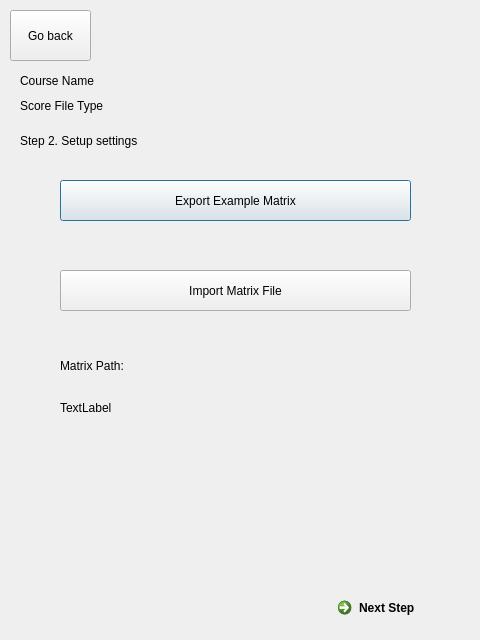
<?xml version="1.0" encoding="UTF-8"?>
<ui version="4.0">
 <class>Dialog</class>
 <widget class="QDialog" name="Dialog">
  <property name="geometry">
   <rect>
    <x>0</x>
    <y>0</y>
    <width>480</width>
    <height>640</height>
   </rect>
  </property>
  <property name="windowTitle">
   <string>Dialog</string>
  </property>
  <widget class="QLabel" name="label">
   <property name="geometry">
    <rect>
     <x>20</x>
     <y>120</y>
     <width>231</width>
     <height>41</height>
    </rect>
   </property>
   <property name="text">
    <string>Step 2. Setup settings</string>
   </property>
  </widget>
  <widget class="QPushButton" name="pushButton">
   <property name="geometry">
    <rect>
     <x>60</x>
     <y>180</y>
     <width>351</width>
     <height>41</height>
    </rect>
   </property>
   <property name="text">
    <string>Export Example Matrix</string>
   </property>
  </widget>
  <widget class="QPushButton" name="pushButton_2">
   <property name="geometry">
    <rect>
     <x>60</x>
     <y>270</y>
     <width>351</width>
     <height>41</height>
    </rect>
   </property>
   <property name="text">
    <string>Import Matrix File</string>
   </property>
  </widget>
  <widget class="QLabel" name="label_2">
   <property name="geometry">
    <rect>
     <x>60</x>
     <y>350</y>
     <width>141</width>
     <height>31</height>
    </rect>
   </property>
   <property name="text">
    <string>Matrix Path:</string>
   </property>
  </widget>
  <widget class="QLabel" name="label_3">
   <property name="geometry">
    <rect>
     <x>60</x>
     <y>400</y>
     <width>60</width>
     <height>16</height>
    </rect>
   </property>
   <property name="text">
    <string>TextLabel</string>
   </property>
  </widget>
  <widget class="QCommandLinkButton" name="commandLinkButton_3">
   <property name="geometry">
    <rect>
     <x>330</x>
     <y>590</y>
     <width>151</width>
     <height>41</height>
    </rect>
   </property>
   <property name="text">
    <string>Next Step</string>
   </property>
  </widget>
  <widget class="QLabel" name="label_courseName">
   <property name="geometry">
    <rect>
     <x>20</x>
     <y>70</y>
     <width>111</width>
     <height>21</height>
    </rect>
   </property>
   <property name="text">
    <string>Course Name</string>
   </property>
  </widget>
  <widget class="QLabel" name="label_scoreFileType">
   <property name="geometry">
    <rect>
     <x>20</x>
     <y>90</y>
     <width>151</width>
     <height>31</height>
    </rect>
   </property>
   <property name="text">
    <string>Score File Type</string>
   </property>
  </widget>
  <widget class="QPushButton" name="pushButton_3">
   <property name="geometry">
    <rect>
     <x>10</x>
     <y>10</y>
     <width>81</width>
     <height>51</height>
    </rect>
   </property>
   <property name="text">
    <string>Go back</string>
   </property>
  </widget>
 </widget>
 <resources/>
 <connections/>
</ui>
